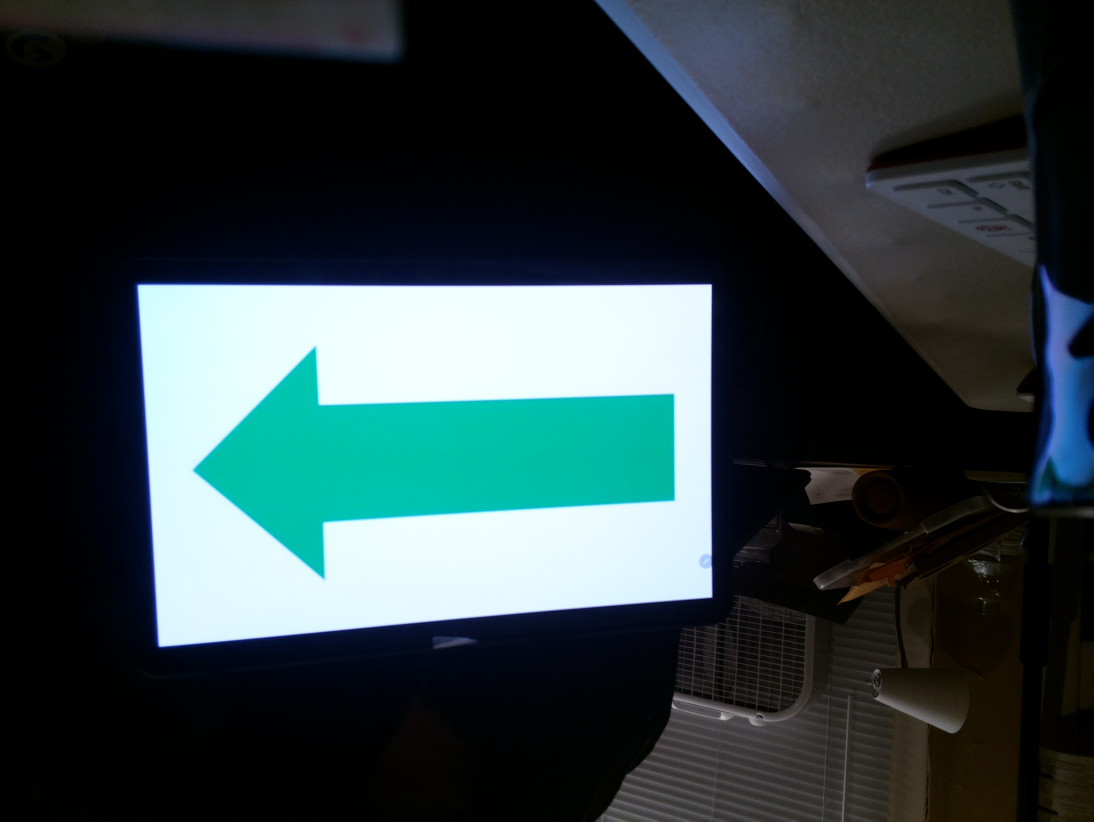
#> input picture Assignments/Ass_4/green_arrow1.jpg, 3280 x 2464 px (shown at 1/3 size)
$ python arrow_detect.py
#> lines starting #> are read from the running program, lines starting #| are printed output that depends on the picture; after the words box and inside, x2 and y2 are one past the last pixel; in counts of white or black regions, pixels touching at a corner belong together
import cv2
import imutils
import numpy as np
import matplotlib.pyplot as plt
import time

image = cv2.imread("green_arrow1.jpg")
#> image is the input picture: shape (2464, 3280, 3); mean B, G, R 65, 62.8, 47.1

image = cv2.rotate(image, cv2.ROTATE_180)

image = imutils.resize(image, width = 720)
#> image: shape (540, 720, 3)
cv2.imshow("green arrow image", image)

h = image.shape[0]
#> h = 540
w = image.shape[1]
#> w = 720
no_arrow_detected_background_image = np.zeros((h,w,3),np.uint8)

hsv = cv2.cvtColor(image,cv2.COLOR_BGR2HSV)
#> hsv: shape (540, 720, 3); mean H, S, V 70.9, 138.9, 68.4
cv2.imshow("hsv arrow image", hsv)

green_light_lower_range = np.array([45,105,95])
green_light_upper_range = np.array([95,255,255])

mask = cv2.inRange(hsv, green_light_lower_range, green_light_upper_range)
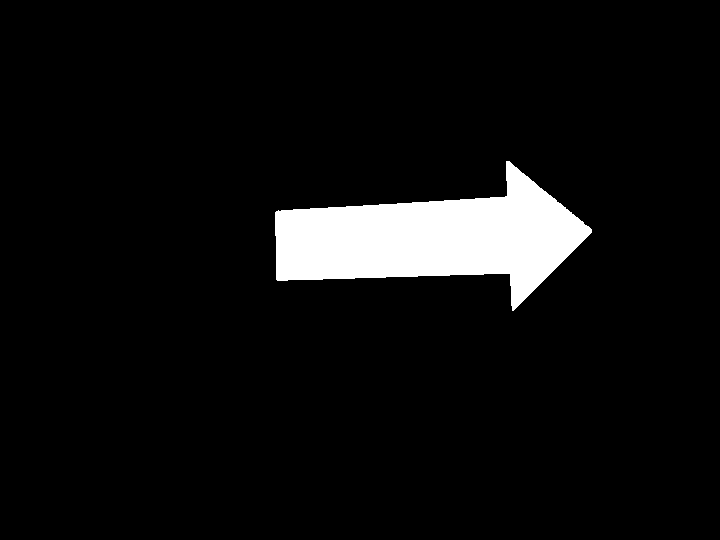
#> mask: shape (540, 720); 6.1% white; 1 white region, box (x1, y1, x2, y2) and area: (275, 161, 592, 311) 23738

# mask = cv2.inRange(hsv, (155,95,85), (165,105,255))
cv2.imshow("masked image", mask)

blurred_masked_image = cv2.GaussianBlur(mask,(9,9),0)
cv2.imshow("blurred mask image", blurred_masked_image)

corners = cv2.goodFeaturesToTrack(blurred_masked_image,7,0.01,12)
#> corners = [[513, 308], [508, 163], [508, 275], [277, 279], [276, 212], [505, 194], [590, 230]]
print(corners)
#| [[[513. 308.]]
#|  [[508. 163.]]
#|  [[508. 275.]]
#|  [[277. 279.]]
#|  [[276. 212.]]
#|  [[505. 194.]]
#|  [[590. 230.]]]

corners = np.int0(corners)
blurred_image_with_corners = image.copy()

font = cv2.FONT_HERSHEY_SIMPLEX
fontScale = 0.5
font_color = (0, 0, 255)
font_thickness = 1

# image = cv2.putText(obstacle_image, 'Obstacle_Image', org, font,
#                    fontScale, color, thickness, cv2.LINE_AA)

x_coords_corners = []
y_coords_corners = []


for i in corners:
    x,y = i.ravel()
    cv2.circle(blurred_image_with_corners,(x,y),5,(255,0,0),-1)
    point_coord_string = "("+str(x)+","+str(y)+")"
    x_coords_corners.append(x)
    y_coords_corners.append(y)


    cv2.putText(blurred_image_with_corners,point_coord_string, (x,y),font,fontScale,font_color,font_thickness)
#> this loop made 7 passes
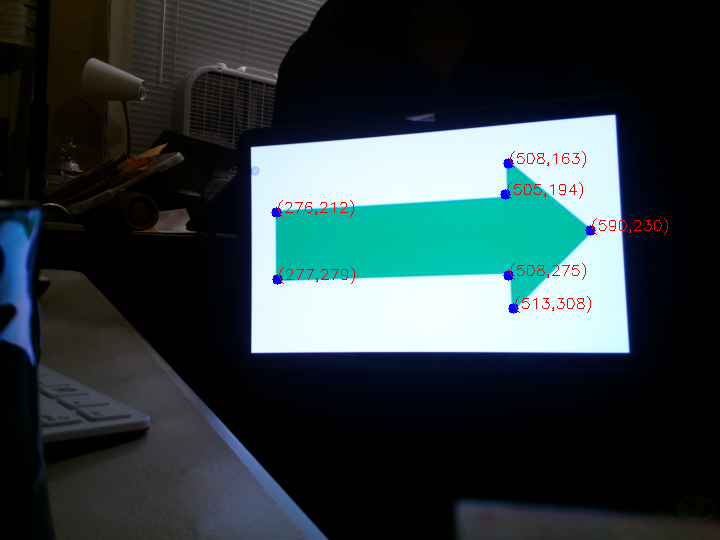
#> blurred_image_with_corners: shape (540, 720, 3); mean B, G, R 64.3, 61.8, 47.3
#> after the loop, x_coords_corners = [513, 508, 508, 277, 276, 505, 590]; y_coords_corners = [308, 163, 275, 279, 212, 194, 230]

print("X Coords of corners are: ", x_coords_corners)
#| X Coords of corners are:  [513, 508, 508, 277, 276, 505, 590]
print("Y Coords of corners are: ", y_coords_corners)
#| Y Coords of corners are:  [308, 163, 275, 279, 212, 194, 230]

cv2.imshow("blurred mask image with corners", blurred_image_with_corners)

x_range = max(x_coords_corners) - min(x_coords_corners)
#> x_range = 314
y_range = max(y_coords_corners) - min(y_coords_corners)
#> y_range = 145
x_mid = min(x_coords_corners) + x_range/2
#> x_mid = 433
y_mid = min(y_coords_corners) + y_range/2
#> y_mid = 235.5

x_counter_right =0
x_counter_left = 0

y_counter_up = 0
y_counter_down = 0

direction_scale = 1
direction_thickness = 2

if y_range<x_range:
    #left or right

    for x in x_coords_corners:

        if(x >= x_mid):
            x_counter_right += 1

        elif(x<x_mid):
            x_counter_left+=1
#> this loop made 7 passes
#> (x, x_counter_left) on passes 4 to 5: (277, 1), (276, 2)
#> x on passes 1, 2, 3, 6, 7: 513, 508, 508, 505, 590
#> after the loop, x_counter_left = 2; x_counter_right = 5

    print("x_counter_right is: ", x_counter_right)
#| x_counter_right is:  5
    print("x_counter_left is: ", x_counter_left)
#| x_counter_left is:  2

    if (x_counter_left < x_counter_right):
        cv2.putText(blurred_image_with_corners,'Right',(50,50),cv2.FONT_HERSHEY_DUPLEX,direction_scale,(0,0,255), direction_thickness)
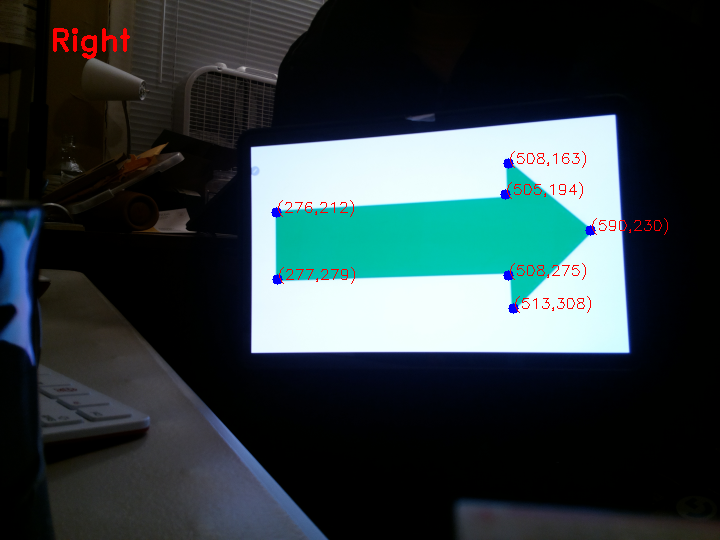
#> blurred_image_with_corners: shape (540, 720, 3); 0.22% of pixels changed, all inside (x1, y1, x2, y2) = (53, 28, 130, 59)
    else:
        cv2.putText(blurred_image_with_corners,'Left',(50,50),cv2.FONT_HERSHEY_DUPLEX,direction_scale,(0,0,255), direction_thickness)

else:
    #up or down
    for y in y_coords_corners:

        if(y >= y_mid):
            y_counter_up += 1

        elif(y<y_mid):
            y_counter_down+=1

    print("y_counter_up is: ", y_counter_up)
    print("y_counter_down is: ", y_counter_down)

    if (y_counter_up < y_counter_down):
        cv2.putText(blurred_image_with_corners,'Down',(50,50),cv2.FONT_HERSHEY_DUPLEX,direction_scale,(0,0,255),direction_thickness)
    else:
        cv2.putText(blurred_image_with_corners,'Up',(50,50),cv2.FONT_HERSHEY_DUPLEX,direction_scale,(0,0,255),direction_thickness)

cv2.imshow("blurred mask image with corners and direction", blurred_image_with_corners)


# press the 'q' key to close all images
key = cv2.waitKey(0) & 0xFF
#> (key q is pressed here)
print(key)
#| 113

if key == ord("q"):
    cv2.destroyAllWindows()


cam= cv2.VideoCapture(0)
fps = cam.get(cv2.CAP_PROP_FPS)
#> fps = 10
timestamps = [cam.get(cv2.CAP_PROP_POS_MSEC)]
#> timestamps = [200]
calc_timestamps = [0.0]

#videowrite
fourcc = cv2.VideoWriter_fourcc(*'XVID')
#> fourcc = 1145656920
out = cv2.VideoWriter('arrow_detection_green.avi', fourcc, 20.0, (640,480))
timeElapsedlist = []
while True:
    ret, image=cam.read()
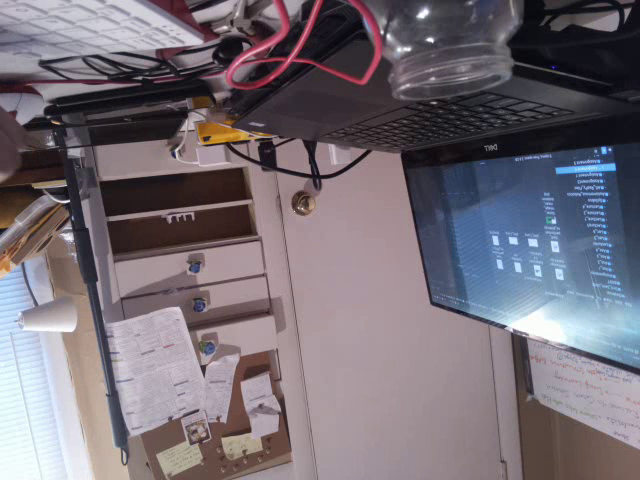
#> input picture frame 3 of Assignments/Ass_2/videoname.avi, 640 x 480 px, given in place of the camera
#> image is the input picture: shape (480, 640, 3); mean B, G, R 117.8, 109.4, 117
    image = cv2.rotate(image, cv2.ROTATE_180)
    startTime = time.time()
    # [4 lines of commented-out code are left out]

    hsv = cv2.cvtColor(image,cv2.COLOR_BGR2HSV)
#> hsv: shape (480, 640, 3); mean H, S, V 125.3, 50, 126.4
#     # create the Mask
#     lower_range = np.array([l_h,l_s,l_v])
#     upper_range = np.array([u_h,u_s,u_v])
    green_light_lower_range = np.array([45,105,95])
    green_light_upper_range = np.array([95,255,255])


    mask = cv2.inRange(hsv, green_light_lower_range, green_light_upper_range)
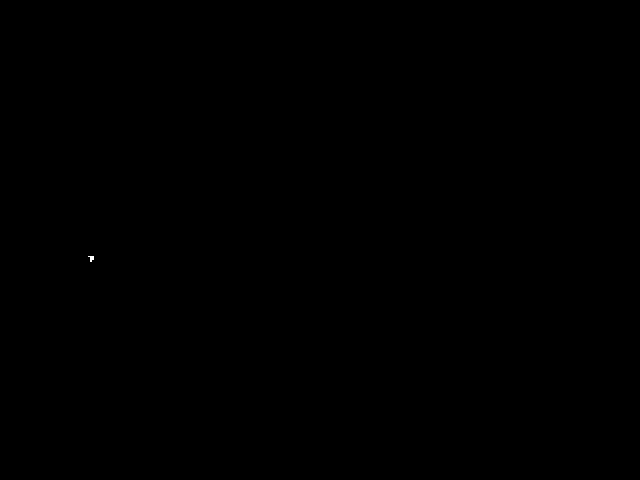
#> mask: shape (480, 640); 0.01% white; 1 white region, box (x1, y1, x2, y2) and area: (88, 256, 94, 262) 22
    blurred_masked_image = cv2.GaussianBlur(mask,(9,9),0)
#> blurred_masked_image: shape (480, 640)

    corners = cv2.goodFeaturesToTrack(blurred_masked_image,7,0.01,12)
#> corners = [[91, 259]]
    print(corners)
#| [[[ 91. 259.]]]

    h = image.shape[0]
#> h = 480
    w = image.shape[1]
#> w = 640
    no_arrow_detected_background_image = np.zeros((h,w,3),np.uint8)


    if (np.any(corners)):
        corners = np.int0(corners)
        blurred_image_with_corners = image.copy()


        font = cv2.FONT_HERSHEY_SIMPLEX
#> font = 0
        fontScale = 0.5
        font_color = (0, 0, 255)
        font_thickness = 1


        x_coords_corners = []
        y_coords_corners = []


        for i in corners:
            x,y = i.ravel()
            cv2.circle(blurred_image_with_corners,(x,y),5,(255,0,0),-1)
            point_coord_string = "("+str(x)+","+str(y)+")"
            x_coords_corners.append(x)
            y_coords_corners.append(y)


            cv2.putText(blurred_image_with_corners,point_coord_string, (x,y),font,fontScale,font_color,font_thickness)
#> this loop made 1 pass
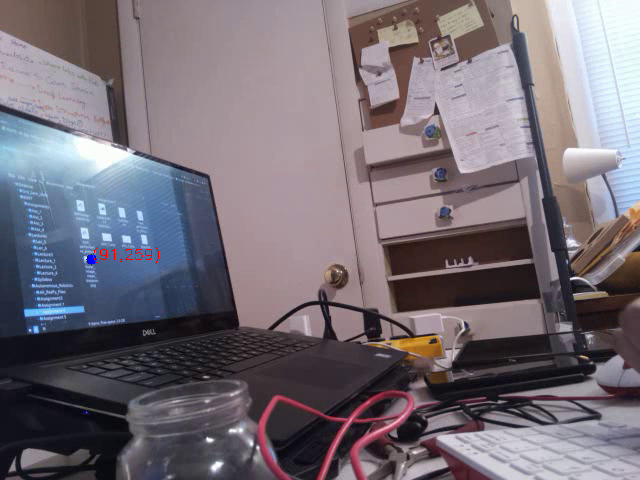
#> blurred_image_with_corners: shape (480, 640, 3); mean B, G, R 117.7, 109.3, 117.1
#> after the loop, x_coords_corners = [91]; y_coords_corners = [259]

        print("X Coords of corners are: ", x_coords_corners)
#| X Coords of corners are:  [91]
        print("Y Coords of corners are: ", y_coords_corners)
#| Y Coords of corners are:  [259]

        # cv2.imshow("blurred mask image with corners", blurred_image_with_corners)

        x_range = max(x_coords_corners) - min(x_coords_corners)
#> x_range = 0
        y_range = max(y_coords_corners) - min(y_coords_corners)
#> y_range = 0
        x_mid = min(x_coords_corners) + x_range/2
#> x_mid = 91
        y_mid = min(y_coords_corners) + y_range/2
#> y_mid = 259

        x_counter_right =0
        x_counter_left = 0

        y_counter_up = 0
        y_counter_down = 0

        direction_scale = 1
        direction_thickness = 2

        if y_range<x_range:
            #left or right

            for x in x_coords_corners:

                if(x >= x_mid):
                    x_counter_right += 1

                elif(x<x_mid):
                    x_counter_left+=1

            print("x_counter_right is: ", x_counter_right)
            print("x_counter_left is: ", x_counter_left)

            if (x_counter_left < x_counter_right):
                cv2.putText(blurred_image_with_corners,'Right',(50,50),cv2.FONT_HERSHEY_DUPLEX,direction_scale,(0,0,255), direction_thickness)
            else:
                cv2.putText(blurred_image_with_corners,'Left',(50,50),cv2.FONT_HERSHEY_DUPLEX,direction_scale,(0,0,255), direction_thickness)

        else:
            #up or down
            for y in y_coords_corners:

                if(y >= y_mid):
                    y_counter_up += 1

                elif(y<y_mid):
                    y_counter_down+=1
#> this loop made 1 pass
#> (y, y_counter_up) on pass 1: (259, 1)
#> after the loop, y_counter_down = 0; y_counter_up = 1

            print("y_counter_up is: ", y_counter_up)
#| y_counter_up is:  1
            print("y_counter_down is: ", y_counter_down)
#| y_counter_down is:  0

            if (y_counter_up < y_counter_down):
                cv2.putText(blurred_image_with_corners,'Up',(50,50),cv2.FONT_HERSHEY_DUPLEX,direction_scale,(0,0,255),direction_thickness)
            else:
                cv2.putText(blurred_image_with_corners,'Down',(50,50),cv2.FONT_HERSHEY_DUPLEX,direction_scale,(0,0,255),direction_thickness)
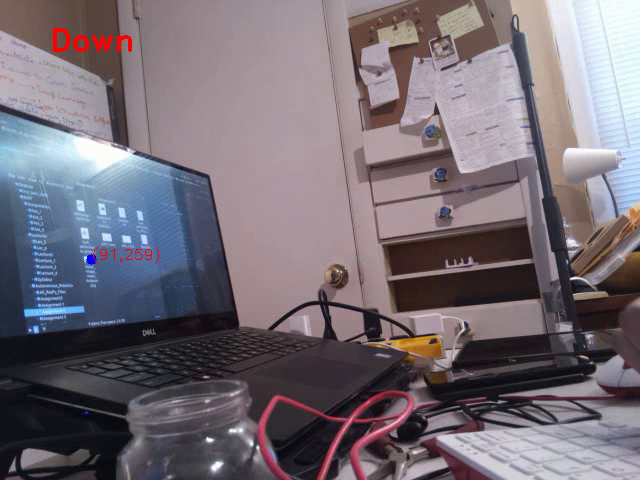
#> blurred_image_with_corners: shape (480, 640, 3); 0.23% of pixels changed, all inside (x1, y1, x2, y2) = (53, 28, 132, 52)

        cv2.imshow("corners and direction",blurred_image_with_corners)
        out.write(blurred_image_with_corners)

    else:
        cv2.putText(no_arrow_detected_background_image,'No arrow detected',(50,50),cv2.FONT_HERSHEY_DUPLEX,direction_scale,(0,0,255),direction_thickness)
        cv2.imshow("corners and direction",no_arrow_detected_background_image)
        out.write(no_arrow_detected_background_image)
        print("No arrow detected")


    timeElapsed = time.time() - startTime
    timeElapsedlist.append(timeElapsed)
    # open .txt file to save data
    f = open('time_elapsed_data_Ass4.txt','a')
    # print time to run through loop to the screen & save to file
    f.write(str(timeElapsed))
    f.write('\n')
    print('time elapsed for frame', timeElapsed)
    k = cv2.waitKey(50) & 0xFF
#> (key q is pressed here)
    if k == 27:
        break

f.close()
cam.release()
out.release()
cv2.destroyAllWindows()
